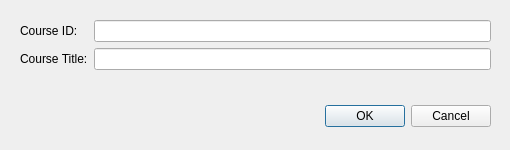
<?xml version="1.0" encoding="UTF-8"?>
<ui version="4.0">
 <class>Dialog</class>
 <widget class="QDialog" name="Dialog">
  <property name="geometry">
   <rect>
    <x>0</x>
    <y>0</y>
    <width>510</width>
    <height>150</height>
   </rect>
  </property>
  <property name="windowTitle">
   <string>Dialog</string>
  </property>
  <widget class="QDialogButtonBox" name="buttonBox">
   <property name="geometry">
    <rect>
     <x>20</x>
     <y>100</y>
     <width>471</width>
     <height>32</height>
    </rect>
   </property>
   <property name="orientation">
    <enum>Qt::Horizontal</enum>
   </property>
   <property name="standardButtons">
    <set>QDialogButtonBox::Cancel|QDialogButtonBox::Ok</set>
   </property>
  </widget>
  <widget class="QWidget" name="formLayoutWidget">
   <property name="geometry">
    <rect>
     <x>20</x>
     <y>20</y>
     <width>471</width>
     <height>71</height>
    </rect>
   </property>
   <layout class="QFormLayout" name="formLayout">
    <property name="labelAlignment">
     <set>Qt::AlignLeading|Qt::AlignLeft|Qt::AlignVCenter</set>
    </property>
    <item row="0" column="1">
     <widget class="QLineEdit" name="txtCourseID">
      <property name="readOnly">
       <bool>false</bool>
      </property>
     </widget>
    </item>
    <item row="1" column="0">
     <widget class="QLabel" name="lblStudentCourseTitle">
      <property name="text">
       <string>Course Title:</string>
      </property>
     </widget>
    </item>
    <item row="1" column="1">
     <widget class="QLineEdit" name="txtCourseTitle">
      <property name="text">
       <string/>
      </property>
     </widget>
    </item>
    <item row="0" column="0">
     <widget class="QLabel" name="lblCourseID">
      <property name="text">
       <string>Course ID:</string>
      </property>
     </widget>
    </item>
   </layout>
  </widget>
 </widget>
 <resources/>
 <connections>
  <connection>
   <sender>buttonBox</sender>
   <signal>accepted()</signal>
   <receiver>Dialog</receiver>
   <slot>accept()</slot>
   <hints>
    <hint type="sourcelabel">
     <x>248</x>
     <y>254</y>
    </hint>
    <hint type="destinationlabel">
     <x>157</x>
     <y>274</y>
    </hint>
   </hints>
  </connection>
  <connection>
   <sender>buttonBox</sender>
   <signal>rejected()</signal>
   <receiver>Dialog</receiver>
   <slot>reject()</slot>
   <hints>
    <hint type="sourcelabel">
     <x>316</x>
     <y>260</y>
    </hint>
    <hint type="destinationlabel">
     <x>286</x>
     <y>274</y>
    </hint>
   </hints>
  </connection>
 </connections>
</ui>
